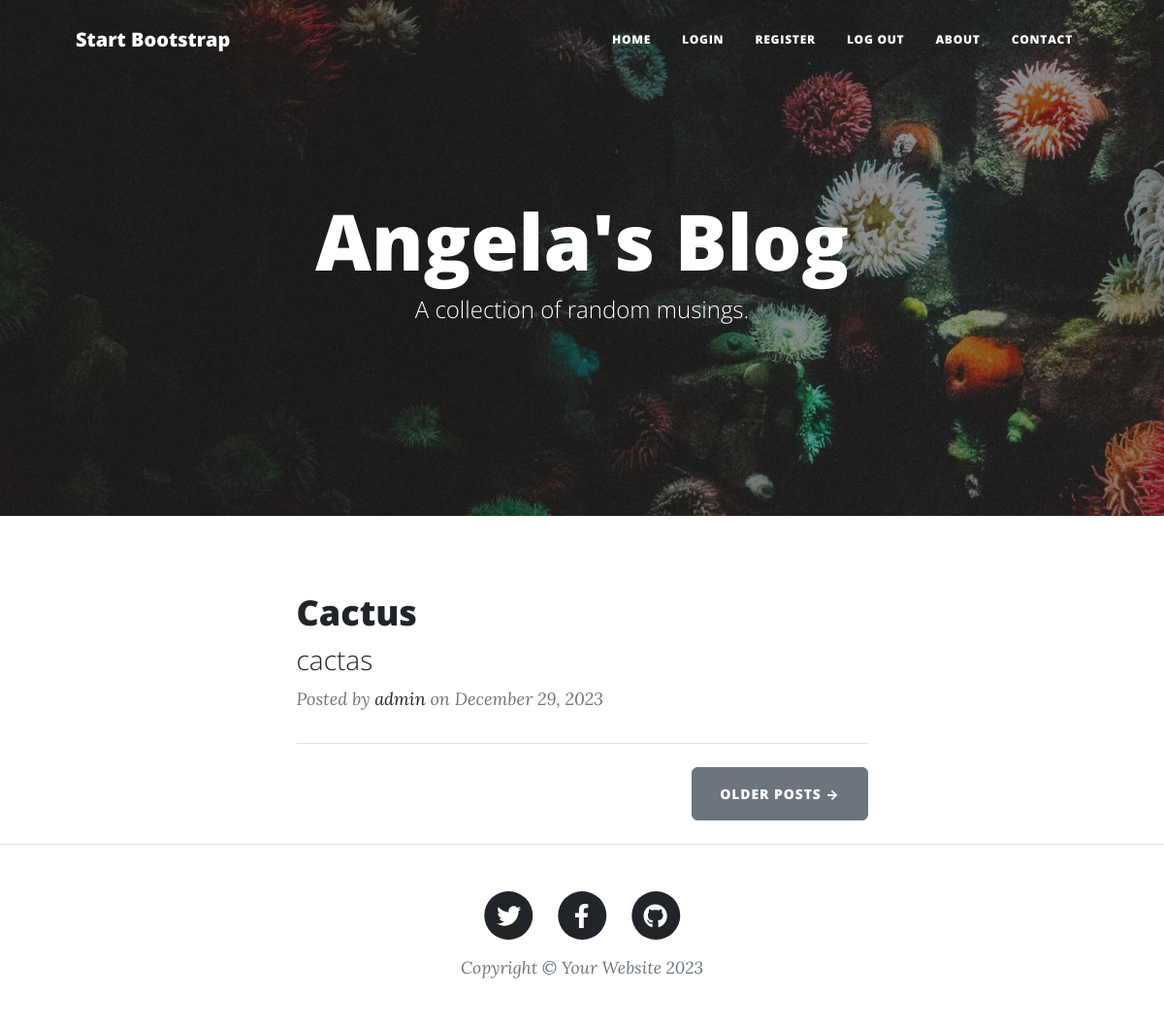
The page / on the database its author committed.
### main.py (models this page shows)
class BlogPost(db.Model):
    __tablename__ = "blog_posts"
    id = Column(Integer, primary_key=True)
    author_id = Column(Integer, ForeignKey("user.id"))
    blog_author = relationship("User", back_populates="posts")
    title = db.Column(db.String(250), unique=True, nullable=False)
    subtitle = db.Column(db.String(250), nullable=False)
    date = db.Column(db.String(250), nullable=False)
    body = db.Column(db.Text, nullable=False)
    author = db.Column(db.String(250), nullable=False)
    img_url = db.Column(db.String(250), nullable=False)
    comments = relationship("Comment", back_populates="blog_post")

### main.py (the view)
@app.route('/', methods=['GET', 'POST'])
def get_all_posts():
    result = db.session.execute(db.select(BlogPost))
    posts = result.scalars().all()
    return render_template("index.html", all_posts=posts, user=current_user)

### templates/index.html (shortened to what this page needs)
{% include "header.html" %}
<header
  class="masthead"
  style="background-image: url('../static/assets/img/home-bg.jpg')"
>
  <div class="container position-relative px-4 px-lg-5">
    <div class="row gx-4 gx-lg-5 justify-content-center">
      <div class="col-md-10 col-lg-8 col-xl-7">
        <div class="site-heading">
          <h1>Angela's Blog</h1>
          <span class="subheading">A collection of random musings.</span>
        </div>
      </div>
    </div>
  </div>
</header>
<div class="container px-4 px-lg-5">
  <div class="row gx-4 gx-lg-5 justify-content-center">
    <div class="col-md-10 col-lg-8 col-xl-7">
      {% for post in all_posts %}
      <div class="post-preview">
        <a href="{{ url_for('show_post', post_id=post.id) }}">
          <h2 class="post-title">{{ post.title }}</h2>
          <h3 class="post-subtitle">{{ post.subtitle }}</h3>
        </a>
        <p class="post-meta">
          Posted by
          <a href="#">{{post.author}}</a>
          on {{post.date}}
        </p>
      </div>
      <hr class="my-4" />
      {% endfor %}
      <div class="d-flex justify-content-end mb-4">
        <a class="btn btn-secondary text-uppercase" href="#!">Older Posts →</a>
      </div>
    </div>
  </div>
</div>
{% include "footer.html" %}

### rows shown on the page
BlogPost: title "Cactus", subtitle "cactas", author "admin", date "December 29, 2023"
